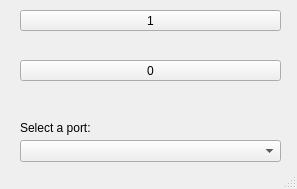
<?xml version="1.0" encoding="UTF-8"?>
<ui version="4.0">
 <class>MainWindow</class>
 <widget class="QMainWindow" name="MainWindow">
  <property name="geometry">
   <rect>
    <x>0</x>
    <y>0</y>
    <width>297</width>
    <height>189</height>
   </rect>
  </property>
  <property name="windowTitle">
   <string>Serial Port Reader</string>
  </property>
  <widget class="QWidget" name="centralwidget">
   <widget class="QPushButton" name="pushButtonTrue">
    <property name="geometry">
     <rect>
      <x>20</x>
      <y>10</y>
      <width>261</width>
      <height>21</height>
     </rect>
    </property>
    <property name="text">
     <string>1</string>
    </property>
   </widget>
   <widget class="QPushButton" name="pushButtonFalse">
    <property name="geometry">
     <rect>
      <x>20</x>
      <y>60</y>
      <width>261</width>
      <height>21</height>
     </rect>
    </property>
    <property name="text">
     <string>0</string>
    </property>
   </widget>
   <widget class="QComboBox" name="comboBox">
    <property name="geometry">
     <rect>
      <x>20</x>
      <y>140</y>
      <width>261</width>
      <height>22</height>
     </rect>
    </property>
   </widget>
   <widget class="QLabel" name="label">
    <property name="geometry">
     <rect>
      <x>20</x>
      <y>120</y>
      <width>71</width>
      <height>16</height>
     </rect>
    </property>
    <property name="text">
     <string>Select a port:</string>
    </property>
   </widget>
  </widget>
  <widget class="QStatusBar" name="statusbar"/>
 </widget>
 <resources/>
 <connections/>
</ui>
